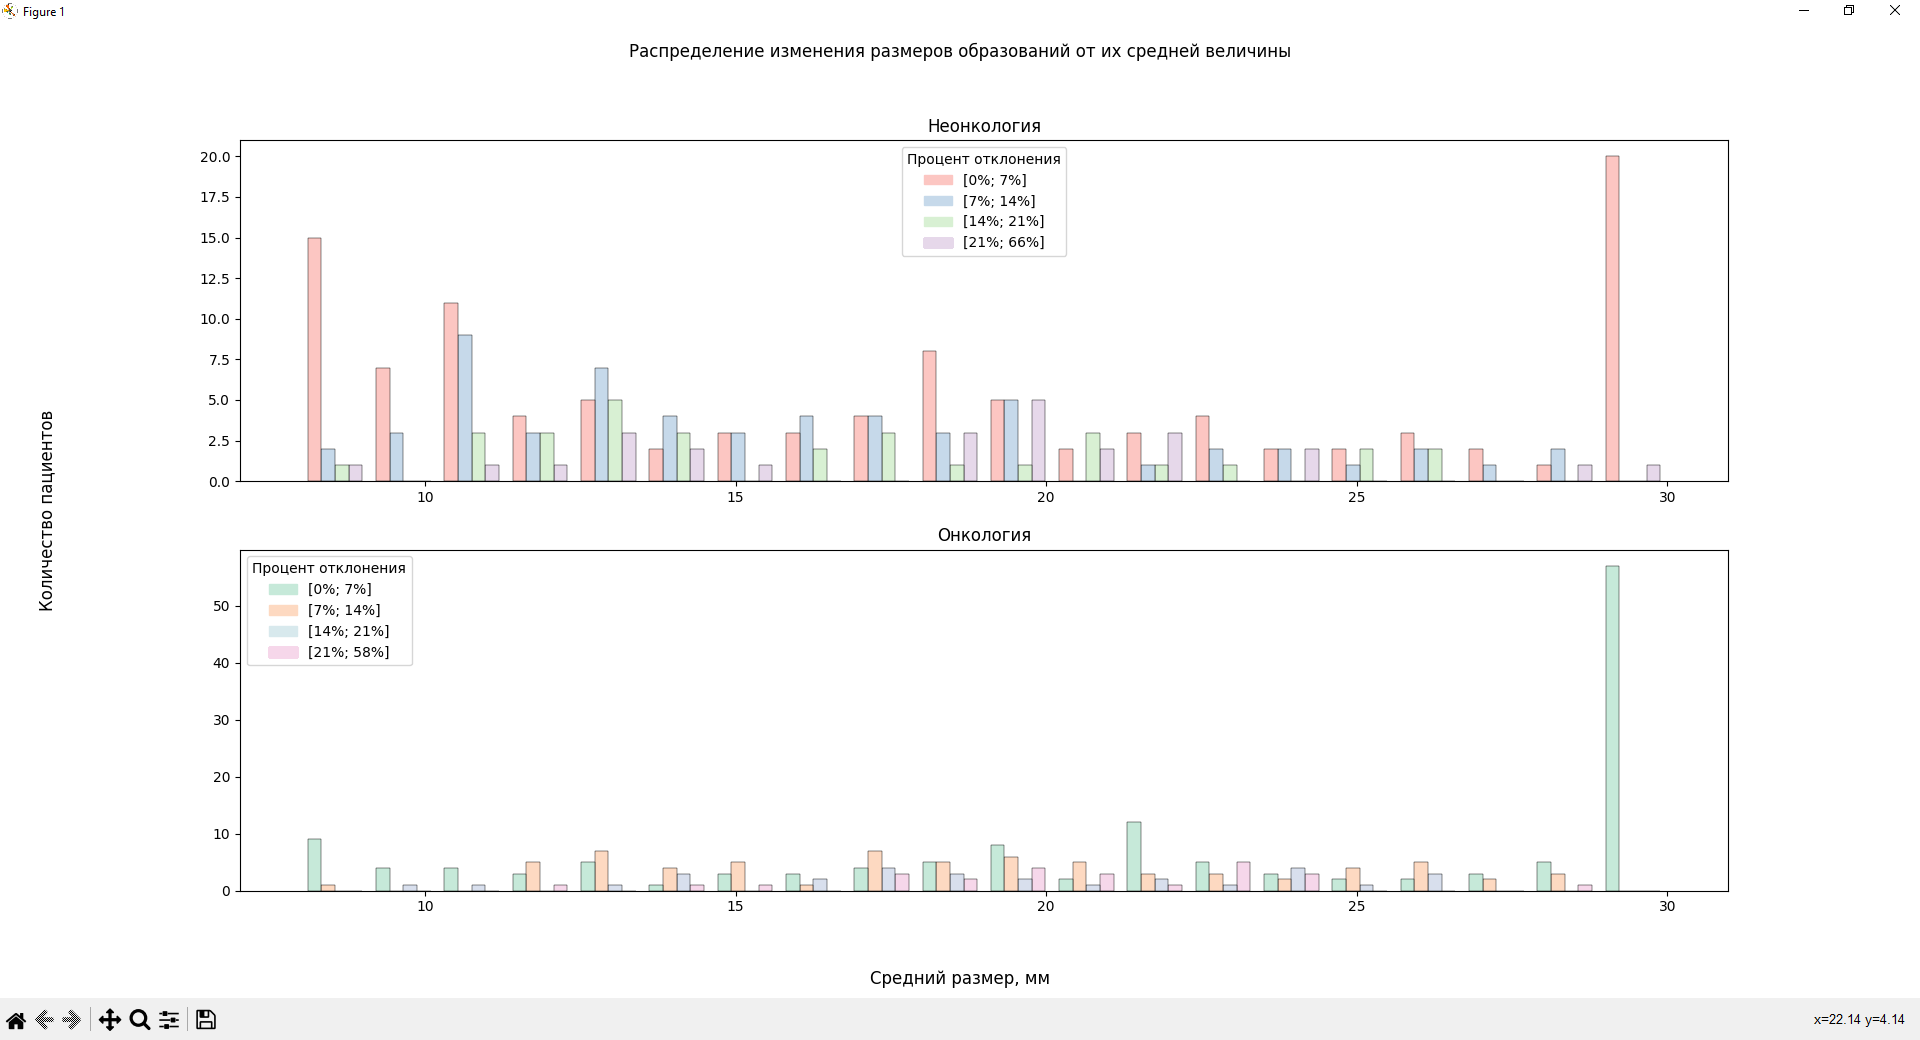

This chart was generated by the following Python code:
import pandas as pd
import numpy as np
import seaborn as sns
import matplotlib.pyplot as plt
import matplotlib.patches as mpatches

onk = "Онк/Неонк"
minSize = "Мин. размер, мм"
maxSize = "Макс. размер, мм"
avgSize = "Сред. размер, мм"

df = pd.read_excel("Data_exam.xlsx", header=1)
pd.set_option('display.max_columns', None)

def getGap(val, gapsArg):
    for i in range(len(gapsArg) - 1):
            if val <= gapsArg[i + 1]:
                return "[" + str(int(gapsArg[i] * 100.0)) + "%; " + str(int(gapsArg[i + 1] * 100.0)) + "%]"

def getGap_index(gapsArg, index):
    return "[" + str(int(gapsArg[index] * 100.0)) + "%; " + str(int(gapsArg[index + 1] * 100.0)) + "%]"

    # удалим некорректную запись
tmpDF = df[[onk, minSize, maxSize, avgSize]].drop(index=[219], axis=0)

nonOnkDF = tmpDF[tmpDF[onk] == 0]
nonOnkDF = nonOnkDF.assign(percDiv=(nonOnkDF[maxSize] - nonOnkDF[minSize]) / (nonOnkDF[avgSize] * 2.0))
nonOnkDF = nonOnkDF.sort_values(by="percDiv")
minDiv = nonOnkDF.percDiv.min()
maxDiv = nonOnkDF.percDiv.max()
print(nonOnkDF[nonOnkDF.percDiv == maxDiv])
print(minDiv, maxDiv)
#diff = (maxDiv - minDiv) / 4
gapsNonOnk = [minDiv, 0.07, 0.14, 0.21, maxDiv]
nonOnkDF = nonOnkDF.assign(Deviation=[getGap(nonOnkDF.iloc[i, 4], gapsNonOnk) for i in range(len(nonOnkDF))])
print(nonOnkDF)

onkDF = tmpDF[tmpDF[onk] == 1]
onkDF = onkDF.assign(percDiv=(onkDF[maxSize] - onkDF[minSize]) / (onkDF[avgSize] * 2.0))
onkDF = onkDF.sort_values(by="percDiv")
minDiv = onkDF.percDiv.min()
maxDiv = onkDF.percDiv.max()
print(onkDF[onkDF.percDiv == maxDiv])
print(minDiv, maxDiv)
#diff = (maxDiv - minDiv) / 4.0
gapsOnk = [minDiv, 0.07, 0.14, 0.21, maxDiv]
onkDF = onkDF.assign(Deviation=[getGap(onkDF.iloc[i, 4], gapsOnk) for i in range(len(onkDF))])
print(onkDF)

fig, axes = plt.subplots(2, 1)
axes[0].set_title("Неонкология")
axes[1].set_title("Онкология")

colors = [[252 / 255, 198 / 255, 194 / 255], [198 / 255, 217 / 255, 234 / 255], [216 / 255, 240 / 255, 211 / 255],
          [1, 0, 0], [198 / 255, 233 / 255, 217 / 255], [253 / 255, 217 / 255, 193 / 255],
          [216 / 255, 233 / 255, 237 / 255], [1, 0, 0]]

g = sns.histplot(ax=axes[0], data=nonOnkDF, x=avgSize, hue="Deviation", bins=20, multiple="dodge", shrink=0.8, palette="Pastel1", edgecolor="black")
patches = [mpatches.Patch(color=colors[i], label=getGap_index(gapsNonOnk, i)) for i in range(len(gapsNonOnk) - 1)]
g.legend(handles=patches, title="Процент отклонения")
g.set(xlabel=None, ylabel=None)

g1 = sns.histplot(ax=axes[1], data=onkDF, x=avgSize, hue="Deviation", bins=20, multiple="dodge", shrink=0.8, palette="Pastel2", edgecolor="black")
patches1 = [mpatches.Patch(color=colors[i + len(gapsNonOnk) - 1], label=getGap_index(gapsOnk, i)) for i in range(len(gapsOnk) - 1)]
g1.legend(handles=patches1, title="Процент отклонения")
g1.set(xlabel=None, ylabel=None)

fig.supxlabel("Средний размер, мм")
fig.supylabel("Количество пациентов")

fig.suptitle("Распределение изменения размеров образований от их средней величины")
plt.show()
